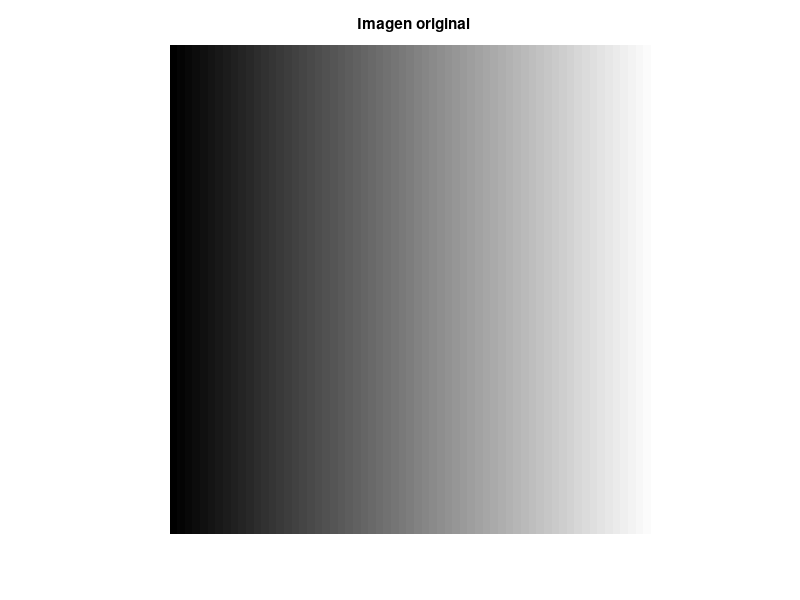

The MATLAB script that drew this image: (Note: this script raises an error after producing the figure.)
%Transformaciones para la imagen inicial del taller
M = zeros(256, 256);
for i=1:1:256
   M(:,i) = i; 
end
%Muestro la imagen
figure(1);
I = mat2gray(M);
imshow(I);
title("Imagen original");
drawnow;

%Transformacion e^z
lim_x = 1;
lim_y = pi;
res = 80;
transf = @exp;

figure(2)
M_f = f_apply_transformation(M, transf, lim_x, lim_y, res);
Im = mat2gray(M_f);
imshow(Im);
title("Transformacion e^z");
drawnow;

%Transformacion sin(z)cos(z)
lim_x = 1;
lim_y = 1;
res = 80;
transf = @f_rotated_sin_cos;

figure(3)
M_f = f_apply_transformation(M, transf, lim_x, lim_y, res);
Im = mat2gray(M_f);
imshow(Im);
title("Transformacion sin(z)*cos(z)");
